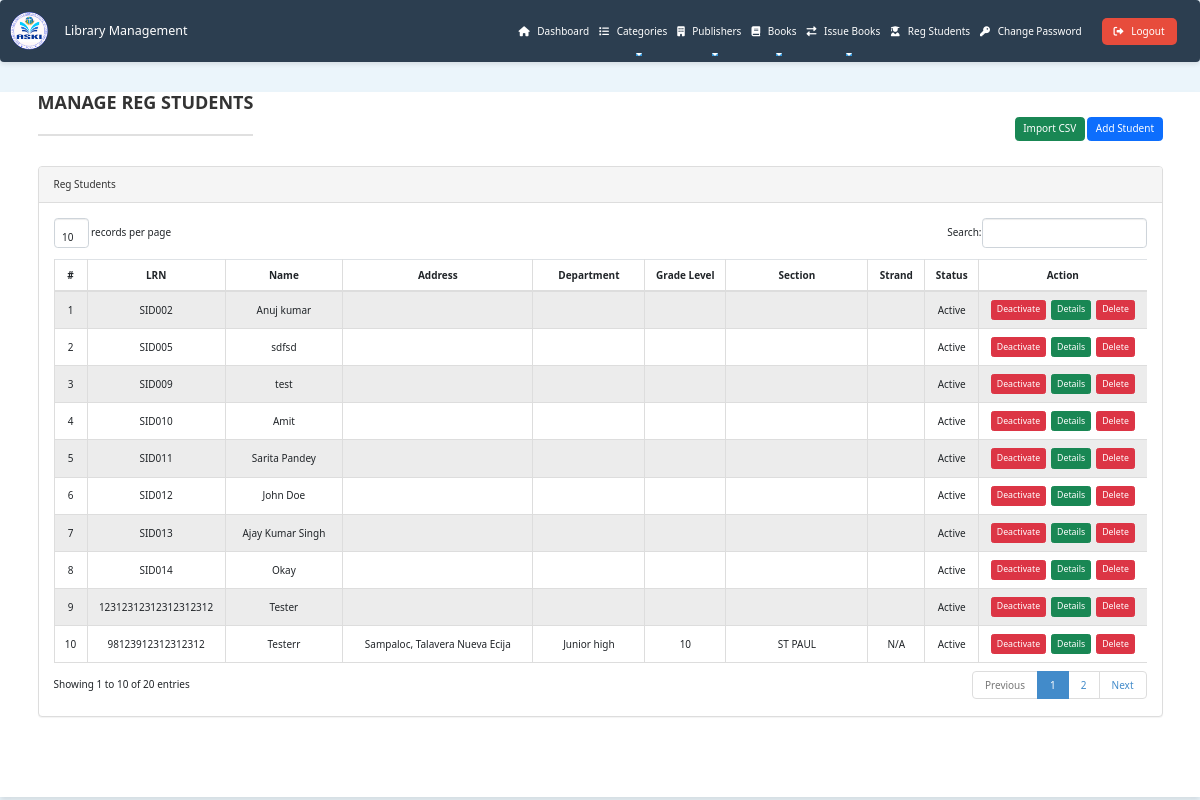
The app's page /admin/reg-students.php (signed in) with its own data.
### tables this page shows
CREATE TABLE `tblstudents` (
  `id` int(11) NOT NULL,
  `LRN` varchar(100) NOT NULL,
  `Name` varchar(120) NOT NULL,
  `Address` varchar(255) DEFAULT NULL,
  `Department` varchar(100) DEFAULT NULL,
  `Grade_Level` varchar(50) DEFAULT NULL,
  `Section` varchar(50) DEFAULT NULL,
  `Strand` varchar(100) DEFAULT NULL,
  `Password` varchar(120) DEFAULT NULL,
  `Status` int(1) DEFAULT NULL,
  `RegDate` datetime DEFAULT current_timestamp(),
  `UpdationDate` datetime DEFAULT NULL ON UPDATE current_timestamp()
);

### admin/reg-students.php (the view, shortened to what this page needs)
<?php
include('includes/config.php');
?>
<!DOCTYPE html>
<html xmlns="http://www.w3.org/1999/xhtml">
<head>
    <link href="assets/css/bootstrap.css" rel="stylesheet" />
    <link href="assets/css/font-awesome.css" rel="stylesheet" />
    <link href="assets/js/dataTables/dataTables.bootstrap.css" rel="stylesheet" />
    <link href="assets/css/style.css" rel="stylesheet" />
</head>
<body>
    <?php include('includes/header.php');?>
    <div class="content-wrapper">
        <div class="container">
            <div class="row pad-botm">
                <div class="col-md-12 d-flex justify-content-between align-items-center">
                    <h4 class="header-line">Manage Reg Students</h4>
                    <div>
                        <button class="btn btn-success" id="import-csv-btn">Import CSV</button>
                        <button class="btn btn-primary" id="add-student-btn">Add Student</button>
                    </div>
                </div>
            </div>
            <div class="row">
                <div class="col-md-12">
                    <div class="panel panel-default">
                        <div class="panel-heading">Reg Students</div>
                        <div class="panel-body">
                            <div class="table-responsive">
                                <table class="table table-striped table-bordered table-hover" id="dataTables-example">
                                    <thead>
                                        <tr>
                                            <th class="center">#</th>
                                            <th class="center">LRN</th>
                                            <th class="center">Name</th>
                                            <th class="center">Address</th>
                                            <th class="center">Department</th>
                                            <th class="center">Grade Level</th>
                                            <th class="center">Section</th>
                                            <th class="center">Strand</th>
                                            <th class="center">Status</th>
                                            <th class="center">Action</th>
                                        </tr>
                                    </thead>
                                    <tbody>
                                        <?php
                                        $sql = "SELECT * from tblstudents";
                                        $query = $dbh->prepare($sql);
                                        $query->execute();
                                        $results = $query->fetchAll(PDO::FETCH_OBJ);
                                        $cnt = 1;
                                        if ($query->rowCount() > 0) {
                                            foreach ($results as $result) { ?>
                                                <tr class="odd gradeX">
                                                    <td class="center"><?php echo htmlentities($cnt);?></td>
                                                    <td class="center"><?php echo htmlentities($result->LRN ?? '');?></td>
                                                    <td class="center"><?php echo htmlentities($result->Name ?? '');?></td>
                                                    <td class="center"><?php echo htmlentities($result->Address ?? '');?></td>
                                                    <td class="center"><?php echo htmlentities($result->Department ?? '');?></td>
                                                    <td class="center"><?php echo htmlentities($result->Grade_Level ?? '');?></td>
                                                    <td class="center"><?php echo htmlentities($result->Section ?? '');?></td>
                                                    <td class="center"><?php echo htmlentities($result->Strand ?? '');?></td>
                                                    <td class="center"><?php echo ($result->Status == 1) ? "Active" : "Inactive"; ?></td>
                                                    <td class="center">
                                                        <div class="action-buttons">
                                                            <?php if ($result->Status == 1) { ?>
                                                                <a href="reg-students.php?inid=<?php echo htmlentities($result->id ?? '');?>" onclick="return confirm('Are you sure you want to deactivate this student?');">
                                                                    <button class="btn btn-danger btn-sm">Deactivate</button>
                                                                </a>
                                                            <?php } else { ?>
                                                                <a href="reg-students.php?id=<?php echo htmlentities($result->id ?? '');?>" onclick="return confirm('Are you sure you want to activate this student?');">
                                                                    <button class="btn btn-primary btn-sm">Activate</button>
                                                                </a>
                                                            <?php } ?>
                                                            <a href="student-history.php?stdid=<?php echo htmlentities($result->LRN ?? '');?>">
                                                                <button class="btn btn-success btn-sm">Details</button>
                                                            </a>
                                                            <a href="reg-students.php?delid=<?php echo htmlentities($result->id ?? '');?>" onclick="return confirm('Are you sure you want to delete this student?');">
                                                                <button class="btn btn-danger btn-sm">Delete</button>
                                                            </a>
                                                        </div>
                                                    </td>
                                                </tr>
                                        <?php
                                            $cnt++;
                                            }
                                        }
                                        ?>
                                    </tbody>
                                </table>
                            </div>
                        </div>
                    </div>
                </div>
            </div>
        </div>
    </div>
</body>
</html>

### admin/assets/css/style.css (style rules this page uses)
.container { max-width: 1200px; width: 90%; margin: 0 auto; padding: 0 15px; }
.content-wrapper { margin-top: 30px; min-height: 700px; padding-bottom: 60px; background-color: #ffffff; box-shadow: 0 4px 6px rgba(0,0,0,0.1); }
.header-line { font-weight: 700; padding-bottom: 20px; border-bottom: 2px solid #e0e0e0; text-transform: uppercase; color: #333; margin-bottom: 30px; font-size: 1.8em; }

### admin/reg-students.php (style rules this page uses)
.action-buttons { display: flex; gap: 5px; justify-content: center; }
.action-buttons .btn { margin: 0; white-space: nowrap; }
.table td.center, .table th.center { text-align: center; vertical-align: middle !important; white-space: nowrap; padding: 8px 10px; }
#dataTables-example th { white-space: nowrap; }
.btn-sm { padding: 4px 8px; font-size: 12px; }
.table-responsive { overflow: hidden; width: 100%; }
#dataTables-example { width: 100% !important; table-layout: auto; }
body { overflow-x: hidden; }
.panel-body { min-height: 500px; }

### admin/includes/header.php (style rules this page uses)
:root { --primary-blue: #2c3e50; --secondary-blue: #3498db; --light-blue: #ebf5fb; --hover-blue: #34495e; }
body { background-color: var(--light-blue); }

### records on screen
tblstudents: LRN "SID002", Name "Anuj kumar", Status "Active"
tblstudents: LRN "SID005", Name "sdfsd", Status "Active"
tblstudents: LRN "SID009", Name "test", Status "Active"
tblstudents: LRN "SID010", Name "Amit", Status "Active"
tblstudents: LRN "SID011", Name "Sarita Pandey", Status "Active"
tblstudents: LRN "SID012", Name "John Doe", Status "Active"
tblstudents: LRN "SID013", Name "Ajay Kumar Singh", Status "Active"
tblstudents: LRN "SID014", Name "Okay", Status "Active"
tblstudents: LRN "12312312312312312312", Name "Tester", Status "Active"
tblstudents: LRN "98123912312312312", Name "Testerr", Address "Sampaloc, Talavera Nueva Ecija", Department "Junior high", Grade_Level "10", Section "ST PAUL", Strand "N/A", Status "Active"
